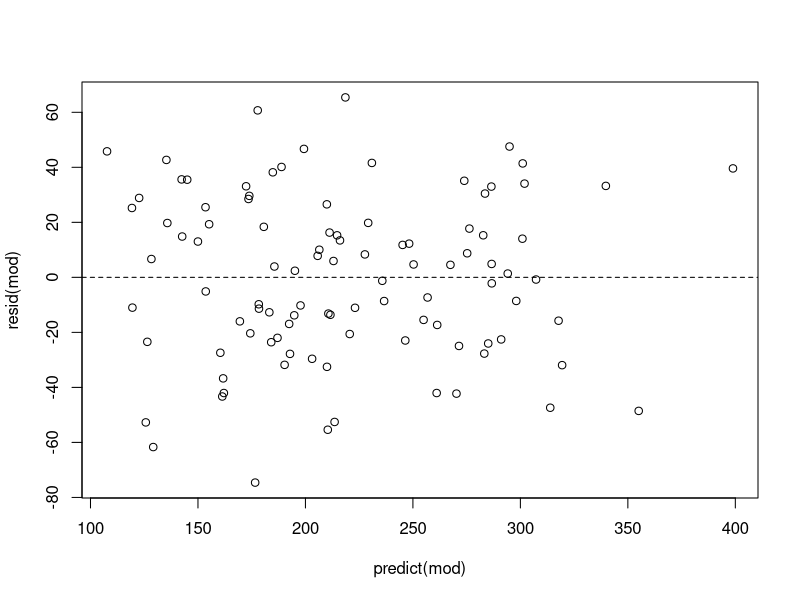
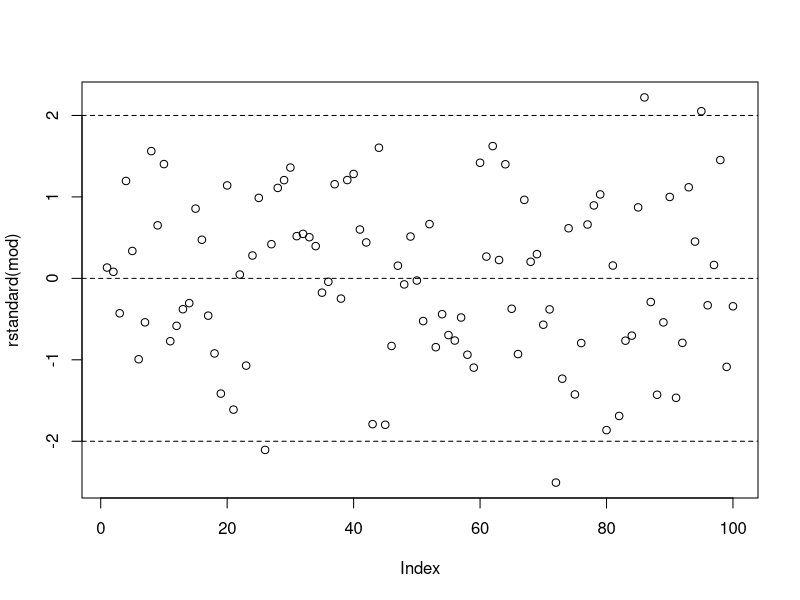
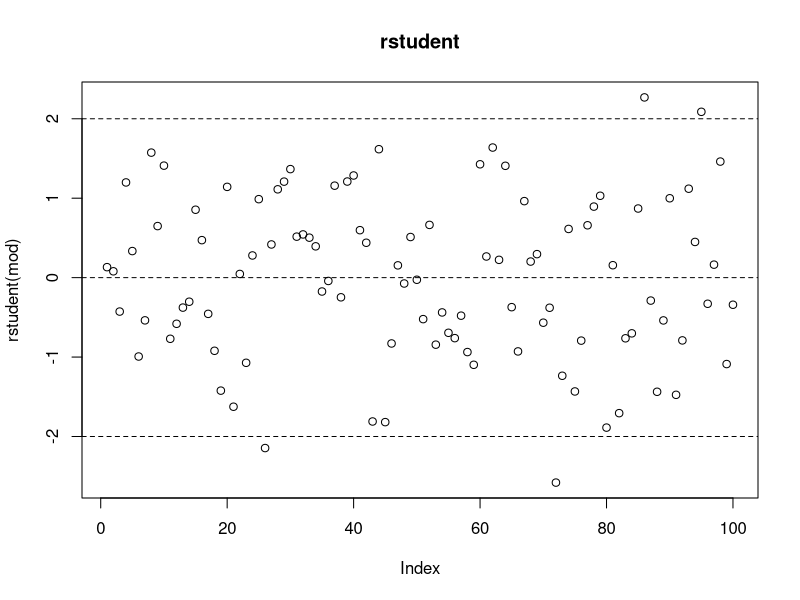
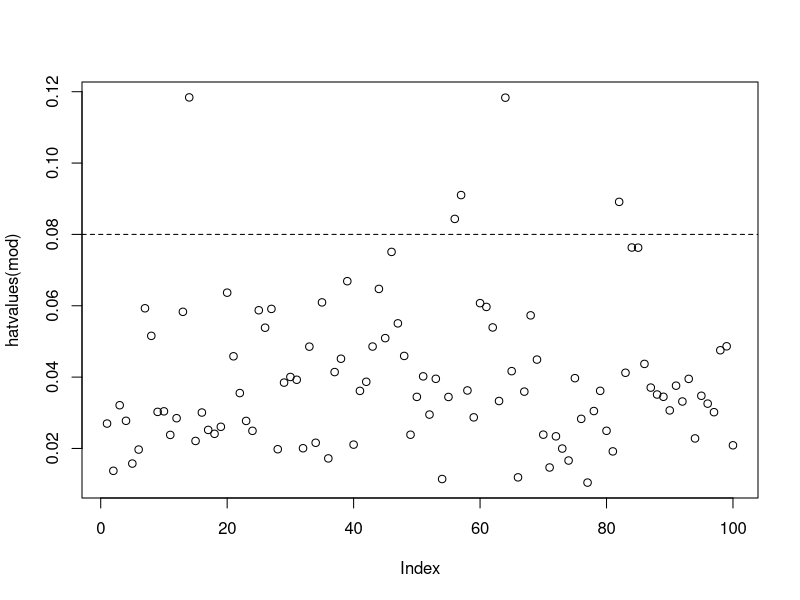
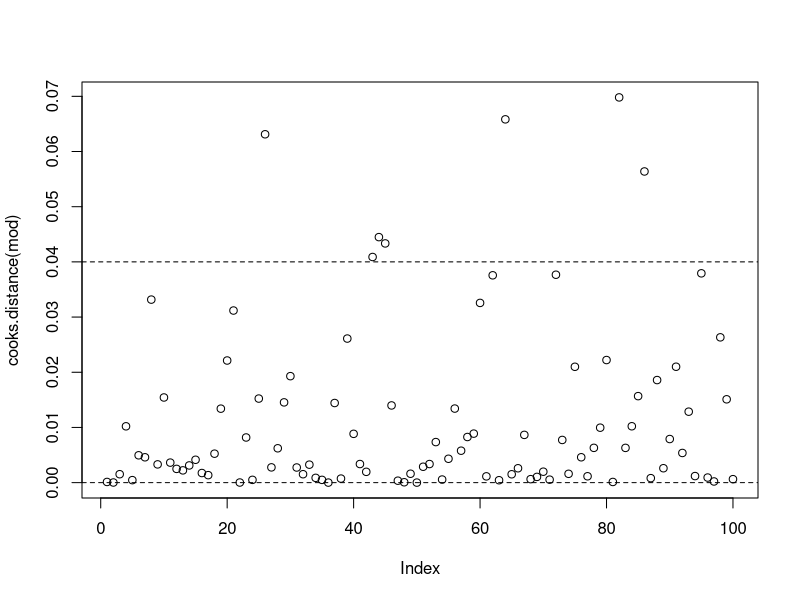
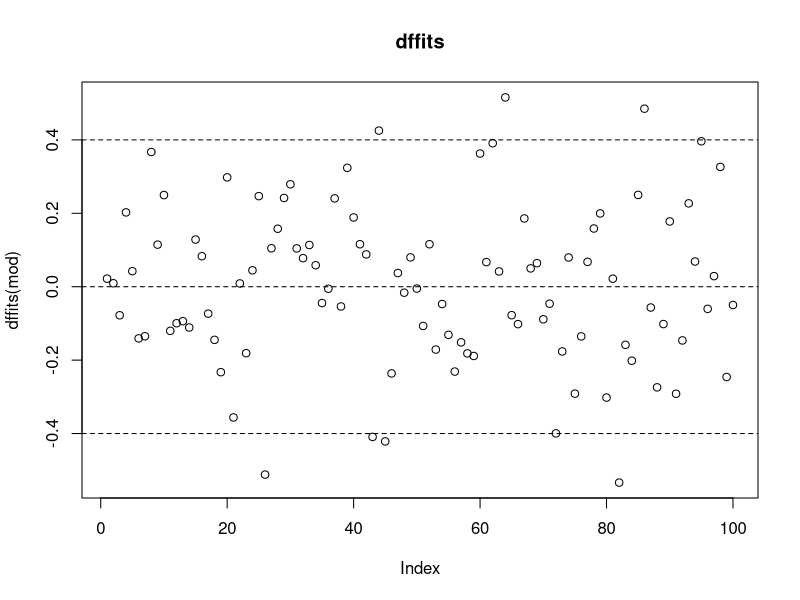
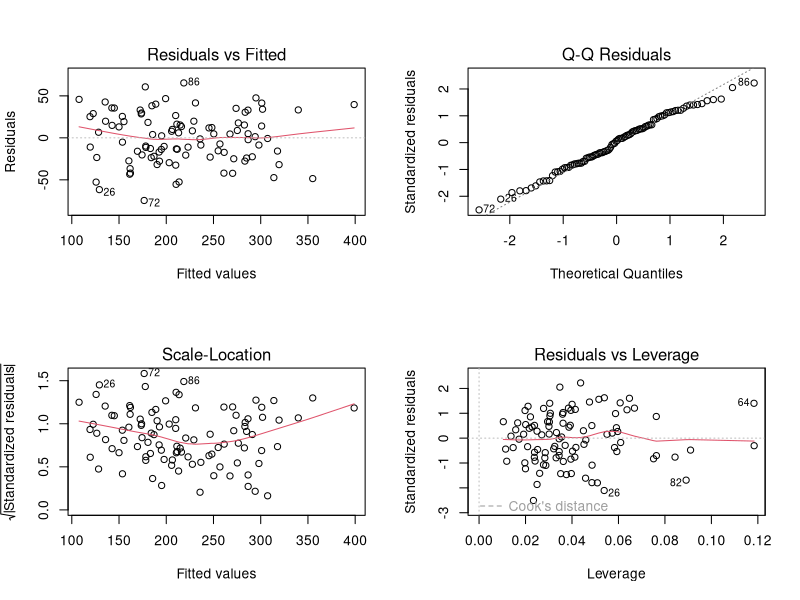

Generate these figures, in order, with R:
## ---- chunk 1
setwd("~/Linear Models")
getwd()
COL <- read.csv2("./COL.csv")
p<-4
n<-dim(COL)[1]
library(car)
## ---- chunk 2
mod<-lm(C~P+E+H,COL)
## ---- chunk 3
summary(mod)
## ---- chunk 4
confint(mod,level=0.99)
## ---- chunk 5
anova(mod)
anova(lm(C~H+P+E,COL))
## ---- chunk 6
Anova(mod,ty=3)
## ---- chunk 7
plot(predict(mod),resid(mod))
abline(h=0,lty=2)
## ---- chunk 8
plot(rstandard(mod))
abline(h=c(-2,0,2),lty=2)

plot(rstudent(mod),main="rstudent")
abline(h=c(-2,0,2),lty=2)
## ---- chunk 9
plot(hatvalues(mod))
abline(h=c(0,2*mean(hatvalues(mod))),lty=2)
## ---- chunk 10
plot(cooks.distance(mod))
abline(h=c(0,4/n),lty=2)

plot(dffits(mod),main="dffits")
abline(h=c(-2*sqrt(p/n),0,2*sqrt(p/n)),lty=2)
## ---- chunk 11
oldpar <- par( mfrow=c(2,2))
plot(mod,ask=F)
par(oldpar)
## ---- chunk 12
vif(mod)
## ---- chunk 13
summary(mod)
## ---- chunk 14
confint(mod,level=0.99)
## ---- chunk 15
(C0<-data.frame(cbind(P=c(65,75,65),E=c(15,15,12),H=c(150,150,150)), row.names=1:3))
predict(mod, C0, interval="confidence", level=.95, se.fit=T)
## ---- chunk 16
predict(mod, C0, interval="prediction", level=.95, se.fit=F)
## ---- chunk 17
anova(mod)
## ---- chunk 18
Anova(mod,ty=3)
## ---- chunk 19
summary(lm(C~I(P-mean(P))+I(E-mean(E))+I(H-mean(H)),COL))
## ---- chunk 20
summary(lm(C~I(P-65)+I(E-15)+I(H-150),COL))
## ---- chunk 21
summary(mod2<-lm(C~I(P-0.5*H+10)+E+H,COL))
vif(mod2)
## ---- chunk 22
summary(mod3<-lm(C~I(P-0.5*H+10)+E,COL))
vif(mod3)
